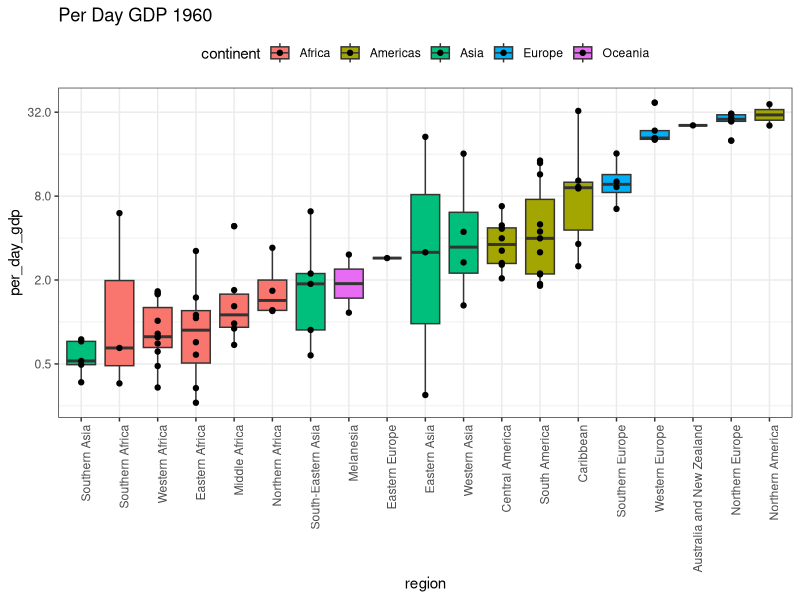
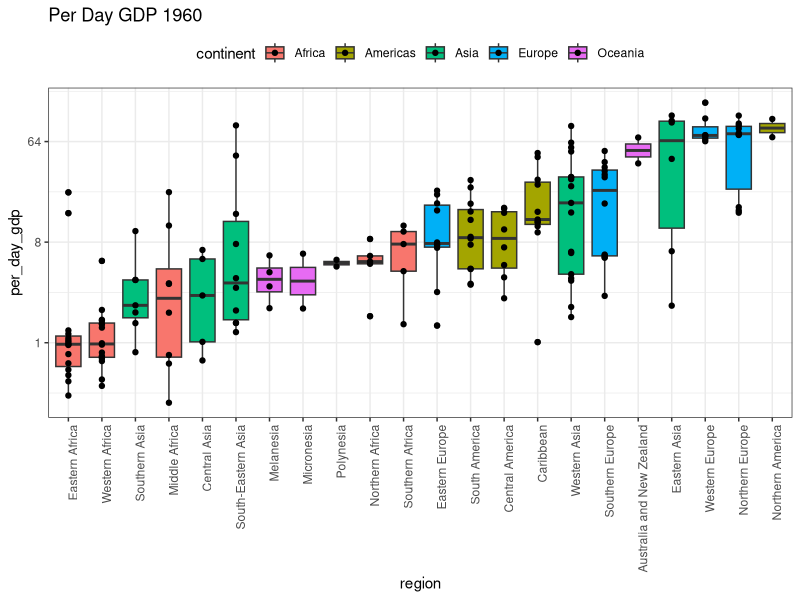
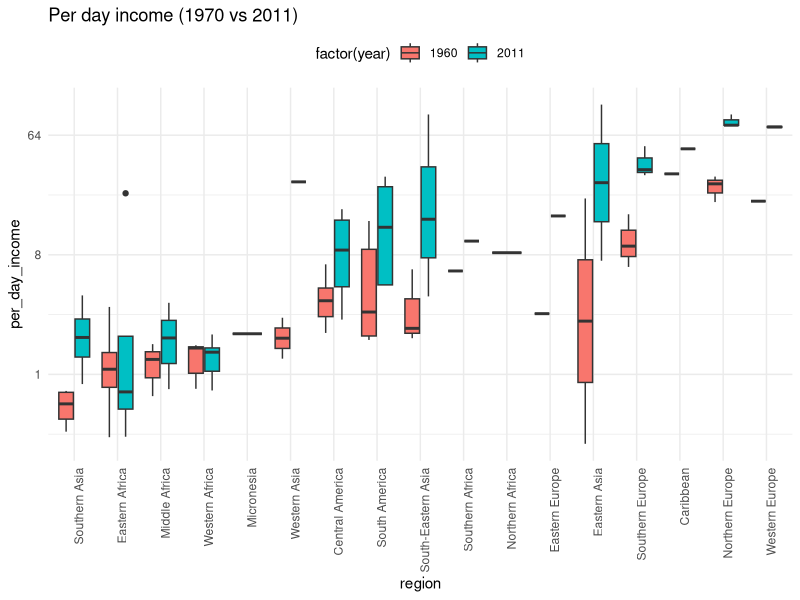
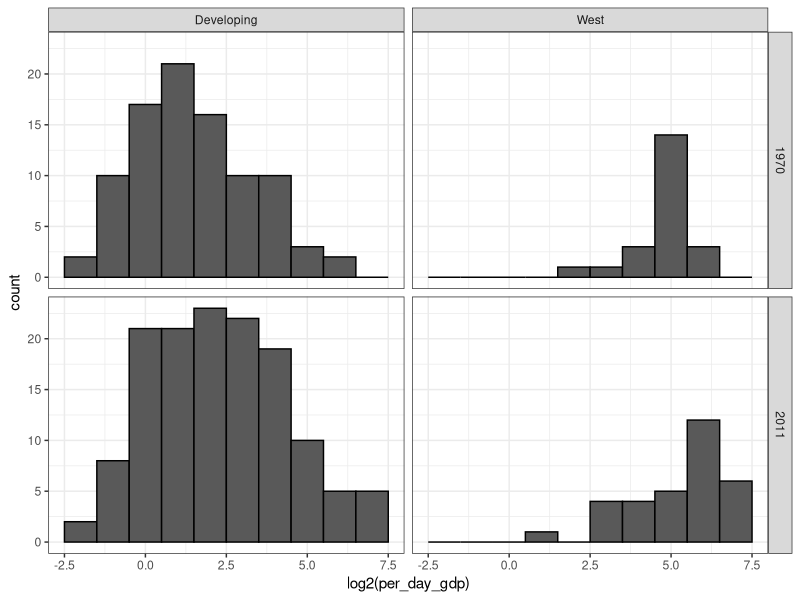
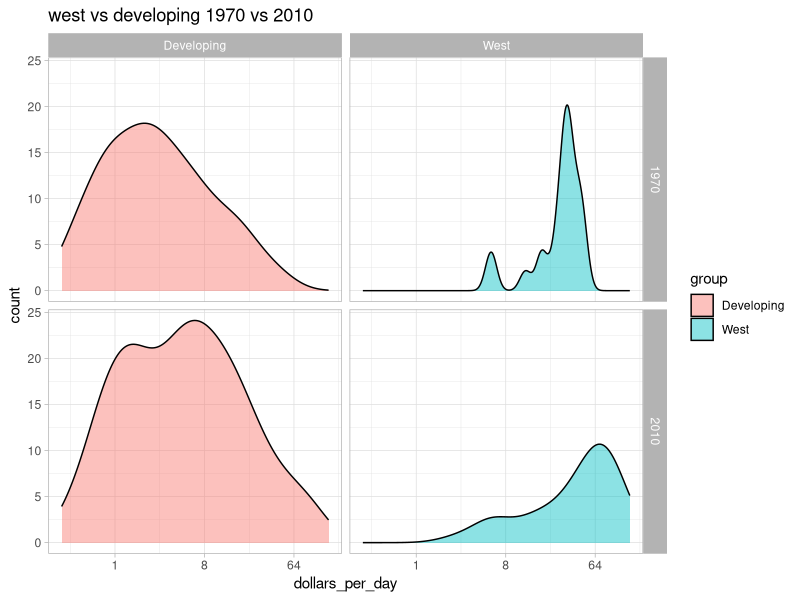

R code for these plots, in order:
library(dslabs)
library(dplyr)
library(ggplot2)
library(ggrepel)
library(ggthemes)
data('gapminder')
str(gapminder)

# gdp null values

print(is.na((gapminder$gdp)))

gapminder <- mutate(gapminder,per_day_gdp = gapminder$gdp / 365)

str(gapminder)

#To compare the same countries both in 1970 and 2010

country_list1 <- gapminder %>% filter(year == 1970 & !is.na(per_day_gdp)) %>%.$country
country_list2 <- gapminder %>% filter(year == 2010 & !is.na(per_day_gdp)) %>%.$country
countries <- intersect(country_list1,country_list2)

#Per day Gdp of countries aroound the world in 1960
#countries are color plotted according to their contininents as the goal is to compare west vs rest.
# clearly there is a huge difference between and west and the rest of countries in terms of wealth i the year 1960.
#It can be seen from the graph the western countries are doing good comparatively than other developing countries.
# BUt is this scenario still exits ???

gapminder %>% filter(year == 1960 & !is.na(gdp)) %>% mutate(per_day_gdp = gdp/population/365, region = reorder(region,per_day_gdp, FUN = median)) %>%
  ggplot(aes(region,per_day_gdp, fill = continent)) + geom_boxplot()+theme_bw() + theme(axis.text.x = element_text(angle = 90,hjust = 1)) +
  scale_y_continuous(trans = "log2") + ggtitle("Per Day GDP 1960") + geom_point() + scale_color_discrete("Continent") +
  theme(legend.position = "top")

# BUt is this scenario still exits ???
#per day GDP plot of countries in 2010

gapminder %>% filter(year == 2010 & !is.na(gdp)) %>% mutate(per_day_gdp = gdp/population/365, region = reorder(region,per_day_gdp, FUN = median)) %>%
  ggplot(aes(region,per_day_gdp, fill = continent)) + geom_boxplot()+theme_bw() + theme(axis.text.x = element_text(angle = 90,hjust = 1)) +
  scale_y_continuous(trans = "log2") + ggtitle("Per Day GDP 1960") + geom_point() + scale_color_discrete("Continent") +
  theme(legend.position = "top")

# from the plot it is clear that most of the developing countries has done very good and imporoved so much in terms of per day GDP.
# Souther Asia is moved right and imporved .
#Eastern asia is now doing much better than of western countries .
# So the saying of west vs rest is no longer the same as compared to 1960.



# Compararison plot of GDP 1960 & 2010
gapminder %>%filter(country %in% countries & !is.na(gdp)& year == c(1960,2011)) %>%
  mutate(per_day_income = gdp/population/365 , region = reorder(region,per_day_income,FUN = median))%>% 
  ggplot(aes(region,per_day_income, fill = factor(year))) + geom_boxplot()+
  theme_minimal() + 
  theme(axis.text.x = element_text(angle = 90, hjust = 1)) + scale_y_continuous(trans = "log2") +
  ggtitle("Per day income (1970 vs 2011)")+ theme(legend.position = "top")

# From the plots  Among all the countries Eastern Asia is the one whose gdp chnaged significantly.

#west vs developing plot 

west <- c("Northern Europe","Northern America", "Australia and New Zealand", "Southern Europe","Western Europe")
gapminder %>% filter(year %in%c(1970, 2011) & !is.na(gdp)) %>% mutate(per_day_gdp = gdp/population/365, group = ifelse(region%in% west ,"West","Developing") ) %>%
  ggplot(aes(log2(per_day_gdp))) + geom_histogram(binwidth = 1, col = "black")+theme_bw() + facet_grid(year~group)


#from the plot it can be be seen the the difference between the GDPs and per day income of west vs developing countries is no longer exist.
# the grwoth of developing countries is more as compare to west.

#density plot
gapminder %>%filter(year %in% c(1970,2010) & !is.na(gdp & country %in% countries)) %>%
  mutate(dollars_per_day = gdp/population/365, group = ifelse(region %in% west, "West","Developing"))%>%
  ggplot(aes(x = dollars_per_day, y = ..count.., fill = group )) + geom_density(alpha = .45) +
  scale_x_continuous(trans = "log2") + theme_light() + ggtitle("west vs developing 1970 vs 2010")+ facet_grid(year~group)
